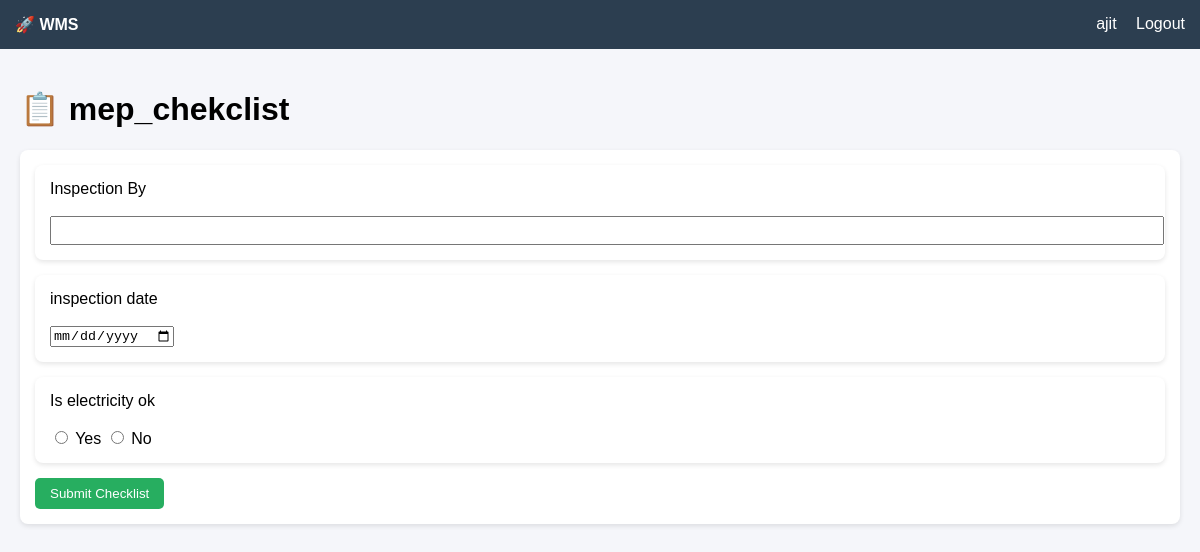
Page /checklist/1/ (signed in) on the committed database.
### backend/models.py (models this page shows, shortened)
class Checklist(models.Model):
    CHECKLIST_TYPE = (
        ('Daily', 'Daily'),
        ('Weekly', 'Weekly'),
        ('Monthly', 'Monthly'),
        ('Activity', 'Activity'),
    )
    code = models.CharField(max_length=50, unique=True)
    name = models.CharField(max_length=200)
    checklist_type = models.CharField(
        max_length=50,
        choices=CHECKLIST_TYPE,
        default='Daily'
    )
    project = models.ForeignKey(
        Project,
        on_delete=models.SET_NULL,
        null=True,
        blank=True
    )
    department = models.ForeignKey(
        Department,
        on_delete=models.SET_NULL,
        null=True,
        blank=True
    )
    is_active = models.BooleanField(default=True)
    created_at = models.DateTimeField(auto_now_add=True, null=True, blank=True)

class Question(models.Model):
    QUESTION_TYPE = (
        ('Yes/No', 'Yes/No'),
        ('Text', 'Text'),
        ('Date', 'Date'),
        ('File', 'File'),
    )
    code = models.CharField(max_length=50, unique=True)
    checklist = models.ForeignKey(
        Checklist,
        on_delete=models.CASCADE,
        related_name='questions'
    )
    question_text = models.TextField()
    question_type = models.CharField(
        max_length=50,
        choices=QUESTION_TYPE
    )
    is_mandatory = models.BooleanField(default=False)
    created_at = models.DateTimeField(auto_now_add=True, null=True, blank=True)

### backend/views/checklist.py (the view, shortened to what this page needs)
# urls.py: path('checklist/<int:checklist_id>/', views.checklist_detail, name='checklist_detail'),
def checklist_detail(request, checklist_id):
    if not request.user.is_authenticated:
        return redirect('login')
    checklist = get_object_or_404(Checklist, id=checklist_id)
    questions = Question.objects.filter(checklist=checklist)
    return render(request, 'checklist_detail.html', {
        'checklist': checklist,
        'questions': questions,
    })

### frontend/templates/checklist_detail.html (shortened to what this page needs)
{% extends 'base.html' %} {% block content %}
<h1>📋 {{ checklist.name }}</h1>
<div class="card">
  <form method="POST">
    {% for question in questions %}
    <div class="card" style="margin-bottom: 15px">
      <label>{{ question.question_text }}</label><br /><br />
      {% if question.question_type == "Yes/No" %}
      <input type="radio" name="q{{ question.id }}" value="Yes" /> Yes
      <input type="radio" name="q{{ question.id }}" value="No" /> No
      {% elif question.question_type == "Text" %}
      <input
        type="text"
        name="q{{ question.id }}"
        style="width: 100%; padding: 5px"
      />
      {% elif question.question_type == "Date" %}
      <input type="date" name="q{{ question.id }}" />
      {% elif question.question_type == "File" %}
      <input type="file" name="q{{ question.id }}" />
      {% endif %}
    </div>
    {% endfor %}
    <button class="btn" type="submit">Submit Checklist</button>
  </form>
</div>
{% endblock %}

### frontend/templates/base.html (shortened to what this page needs)
<!doctype html>
<html>
  <head>
  </head>
  <body>
    <div class="navbar">
      <div>
        <strong>🚀 WMS</strong>
      </div>
      <div>
        {% if request.user.is_authenticated %} {{ request.user.username }}
        <a href="{% url 'logout' %}">Logout</a>
        {% else %}
        <a href="{% url 'login' %}">Login</a>
        {% endif %}
      </div>
    </div>
    <div class="container">
      {% block content %}{% endblock %}
    </div>
  </body>
</html>

### frontend/templates/base.html (style rules this page uses)
body { margin: 0; font-family: Arial, sans-serif; background-color: #f5f6fa; }
.navbar { background-color: #2c3e50; color: white; padding: 15px; display: flex; justify-content: space-between; }
.navbar a { color: white; text-decoration: none; margin-left: 15px; }
.container { padding: 20px; }
.card { background: white; padding: 15px; margin-bottom: 15px; border-radius: 8px; box-shadow: 0px 2px 5px rgba(0, 0, 0, 0.1); }
.btn { padding: 8px 15px; background-color: #27ae60; color: white; border: none; cursor: pointer; border-radius: 5px; }

### rows in the picture
Checklist: name "mep_chekclist"
Question: question_text "Inspection By"
Question: question_text "inspection date"
Question: question_text "Is electricity ok"

### other values in the picture
{{ request.user.username }} "ajit"
